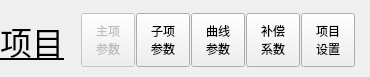
      <widget class="QWidget" name="page_24">
       <widget class="QLabel" name="label_zi_4">
        <property name="geometry">
         <rect>
          <x>0</x>
          <y>20</y>
          <width>101</width>
          <height>41</height>
         </rect>
        </property>
        <property name="font">
         <font>
          <pointsize>24</pointsize>
          <underline>true</underline>
         </font>
        </property>
        <property name="text">
         <string>项目</string>
        </property>
       </widget>
       <widget class="QWidget" name="layoutWidget">
        <property name="geometry">
         <rect>
          <x>80</x>
          <y>12</y>
          <width>281</width>
          <height>56</height>
         </rect>
        </property>
        <layout class="QHBoxLayout" name="horizontalLayout_8">
         <property name="spacing">
          <number>0</number>
         </property>
         <item>
          <widget class="QToolButton" name="toolButton_main_p_zhuxiang">
           <property name="enabled">
            <bool>false</bool>
           </property>
           <property name="minimumSize">
            <size>
             <width>54</width>
             <height>54</height>
            </size>
           </property>
           <property name="maximumSize">
            <size>
             <width>54</width>
             <height>54</height>
            </size>
           </property>
           <property name="text">
            <string>主项
参数</string>
           </property>
          </widget>
         </item>
         <item>
          <widget class="QToolButton" name="toolButton_main_p_zixiang">
           <property name="enabled">
            <bool>true</bool>
           </property>
           <property name="minimumSize">
            <size>
             <width>54</width>
             <height>54</height>
            </size>
           </property>
           <property name="maximumSize">
            <size>
             <width>54</width>
             <height>54</height>
            </size>
           </property>
           <property name="text">
            <string>子项
参数</string>
           </property>
          </widget>
         </item>
         <item>
          <widget class="QToolButton" name="toolButton_main_p_quxian">
           <property name="enabled">
            <bool>true</bool>
           </property>
           <property name="minimumSize">
            <size>
             <width>54</width>
             <height>54</height>
            </size>
           </property>
           <property name="maximumSize">
            <size>
             <width>54</width>
             <height>54</height>
            </size>
           </property>
           <property name="text">
            <string>曲线
参数</string>
           </property>
          </widget>
         </item>
         <item>
          <widget class="QToolButton" name="toolButton_main_p_buchang">
           <property name="enabled">
            <bool>true</bool>
           </property>
           <property name="minimumSize">
            <size>
             <width>54</width>
             <height>54</height>
            </size>
           </property>
           <property name="maximumSize">
            <size>
             <width>54</width>
             <height>54</height>
            </size>
           </property>
           <property name="text">
            <string>补偿
系数</string>
           </property>
          </widget>
         </item>
         <item>
          <widget class="QToolButton" name="toolButton_main_p_setting">
           <property name="enabled">
            <bool>true</bool>
           </property>
           <property name="minimumSize">
            <size>
             <width>54</width>
             <height>54</height>
            </size>
           </property>
           <property name="maximumSize">
            <size>
             <width>54</width>
             <height>54</height>
            </size>
           </property>
           <property name="text">
            <string>项目
设置</string>
           </property>
          </widget>
         </item>
        </layout>
       </widget>
      </widget>
